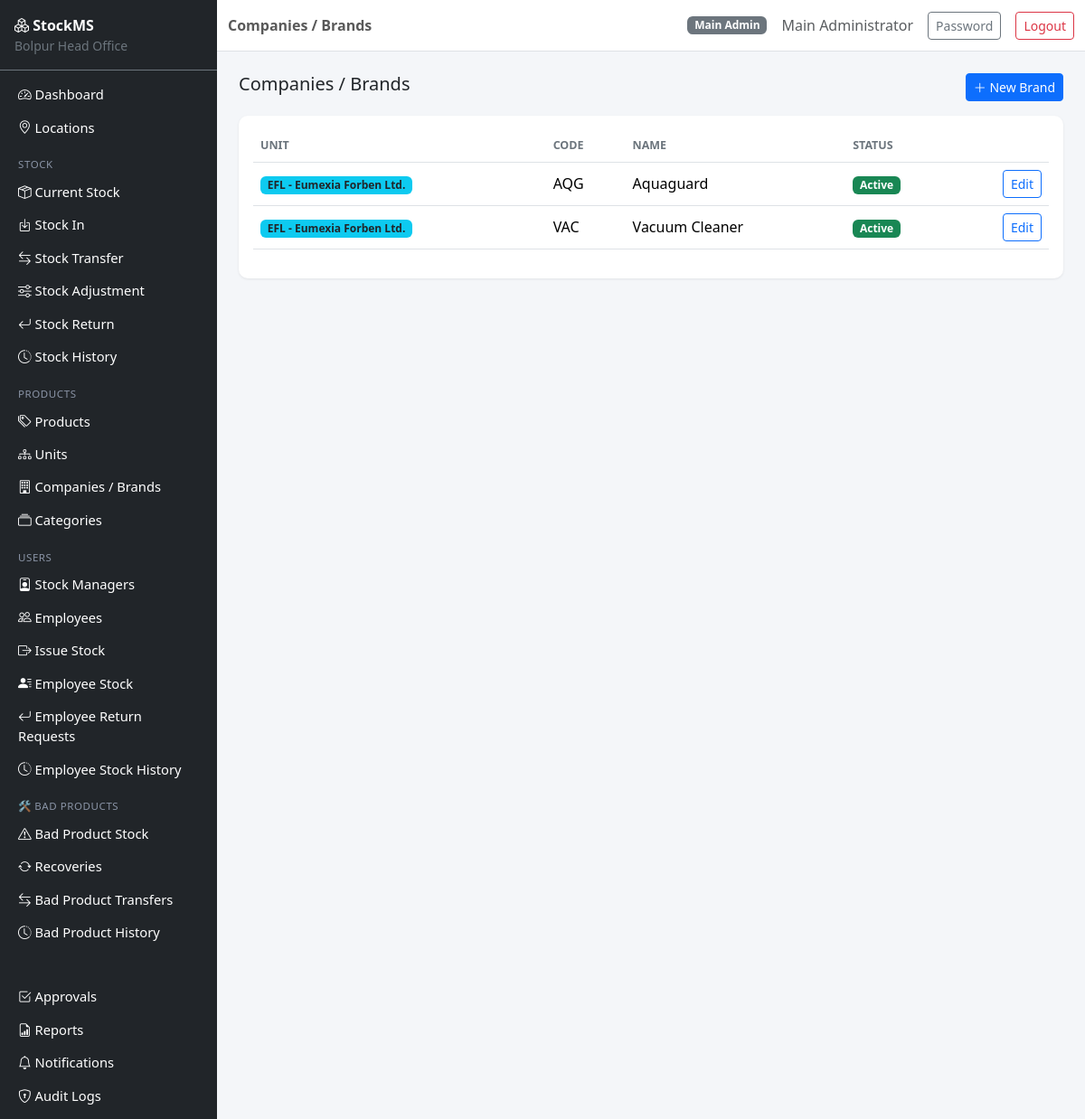
The app's page /catalog/brands (signed in) with its own data.
### app/models.py (models this page shows, shortened)
class User(UserMixin, db.Model):
    __tablename__ = "users"
    id = db.Column(db.Integer, primary_key=True)
    username = db.Column(db.String(64), unique=True, nullable=False, index=True)
    email = db.Column(db.String(120), unique=True, nullable=False, index=True)
    password_hash = db.Column(db.String(255), nullable=False)
    full_name = db.Column(db.String(120), nullable=False)
    role = db.Column(db.String(20), nullable=False, default=ROLE_EMPLOYEE)
    is_active = db.Column(db.Boolean, default=True, nullable=False)
    created_at = db.Column(db.DateTime, default=datetime.utcnow)
    updated_at = db.Column(db.DateTime, default=datetime.utcnow, onupdate=datetime.utcnow)
    last_login_at = db.Column(db.DateTime)
    manager_assignments = db.relationship(
        "StockManagerAssignment", back_populates="user", foreign_keys="StockManagerAssignment.user_id"
    )
    employee_profile = db.relationship(
        "Employee", back_populates="user", uselist=False, foreign_keys="Employee.user_id"
    )
    def is_main_admin(self):
        return self.role == ROLE_MAIN_ADMIN
    def is_employee(self):
        return self.role == ROLE_EMPLOYEE

class Brand(db.Model):
    __tablename__ = "brands"
    id = db.Column(db.Integer, primary_key=True)
    unit_id = db.Column(db.Integer, db.ForeignKey("units.id"), nullable=False)
    code = db.Column(db.String(20), nullable=False)
    name = db.Column(db.String(120), nullable=False)
    description = db.Column(db.String(255))
    is_active = db.Column(db.Boolean, default=True, nullable=False)
    created_at = db.Column(db.DateTime, default=datetime.utcnow)
    unit = db.relationship("Unit", back_populates="brands")
    categories = db.relationship("Category", back_populates="brand")
    __table_args__ = (db.UniqueConstraint("unit_id", "code", name="uq_brand_code_per_unit"),)

class Unit(db.Model):
    __tablename__ = "units"
    id = db.Column(db.Integer, primary_key=True)
    code = db.Column(db.String(20), unique=True, nullable=False)
    name = db.Column(db.String(120), nullable=False)
    description = db.Column(db.String(255))
    is_active = db.Column(db.Boolean, default=True, nullable=False)
    created_at = db.Column(db.DateTime, default=datetime.utcnow)
    brands = db.relationship("Brand", back_populates="unit")

### app/blueprints/catalog/routes.py (the view)
@bp.route("/brands")
@login_required
@admin_required
def list_brands():
    brands = Brand.query.join(Unit).order_by(Unit.name, Brand.name).all()
    return render_template("catalog/brands_list.html", brands=brands)

### app/services/permission_service.py (called while the page is built)
def roles_required(*roles):
    def decorator(fn):
        @wraps(fn)
        def wrapper(*args, **kwargs):
            if not current_user.is_authenticated:
                abort(401)
            if current_user.role not in roles:
                abort(403)
            return fn(*args, **kwargs)
        return wrapper
    return decorator

### app/templates/catalog/brands_list.html
{% extends "base.html" %}
{% block page_title %}Companies / Brands{% endblock %}
{% block content %}
<div class="d-flex justify-content-between mb-3">
    <h5 class="mb-0">Companies / Brands</h5>
    <a href="{{ url_for('catalog.new_brand') }}" class="btn btn-primary btn-sm"><i class="bi bi-plus-lg"></i> New Brand</a>
</div>
<div class="card">
    <div class="card-body">
        <table class="table table-hover align-middle">
            <thead><tr><th>Unit</th><th>Code</th><th>Name</th><th>Status</th><th></th></tr></thead>
            <tbody>
            {% for b in brands %}
                <tr>
                    <td><span class="badge bg-info text-dark">{{ b.unit.name }}</span></td>
                    <td>{{ b.code }}</td>
                    <td>{{ b.name }}</td>
                    <td>{% if b.is_active %}<span class="badge bg-success">Active</span>{% else %}<span class="badge bg-secondary">Inactive</span>{% endif %}</td>
                    <td class="text-end"><a href="{{ url_for('catalog.edit_brand', brand_id=b.id) }}" class="btn btn-sm btn-outline-primary">Edit</a></td>
                </tr>
            {% else %}
                <tr><td colspan="5" class="text-muted text-center py-4">No brands found. Add a unit first, then a brand.</td></tr>
            {% endfor %}
            </tbody>
        </table>
    </div>
</div>
{% endblock %}

### app/templates/base.html (shortened to what this page needs)
<!DOCTYPE html>
<html lang="en">
<head>
    <link href="https://cdn.jsdelivr.net/npm/bootstrap@5.3.3/dist/css/bootstrap.min.css" rel="stylesheet">
    <link href="https://cdn.jsdelivr.net/npm/bootstrap-icons@1.11.3/font/bootstrap-icons.css" rel="stylesheet">
    <link href="{{ url_for('static', filename='css/app.css') }}" rel="stylesheet">
</head>
<body>
{% if current_user.is_authenticated %}
<div class="d-flex" id="wrapper">
    <nav class="sidebar bg-dark text-white" id="sidebar">
        <div class="sidebar-brand p-3 border-bottom border-secondary">
            <i class="bi bi-boxes"></i> <strong>StockMS</strong>
            <div class="small text-secondary">Bolpur Head Office</div>
        </div>
        <ul class="nav flex-column p-2">
            <li class="nav-item"><a class="nav-link text-white" href="{{ url_for('main.dashboard') }}"><i class="bi bi-speedometer2"></i> Dashboard</a></li>
            {% if current_user.is_main_admin() %}
            <li class="nav-item"><a class="nav-link text-white" href="{{ url_for('locations.list_locations') }}"><i class="bi bi-geo-alt"></i> Locations</a></li>
            {% endif %}
            <li class="nav-item sidebar-heading">Stock</li>
            <li class="nav-item"><a class="nav-link text-white" href="{{ url_for('stock.current_stock') }}"><i class="bi bi-box-seam"></i> Current Stock</a></li>
            {% if current_user.is_main_admin() or current_user.is_stock_manager() %}
            <li class="nav-item"><a class="nav-link text-white" href="{{ url_for('stock.stock_in') }}"><i class="bi bi-box-arrow-in-down"></i> Stock In</a></li>
            {% endif %}
            <li class="nav-item"><a class="nav-link text-white" href="{{ url_for('transfers.list_transfers') }}"><i class="bi bi-arrow-left-right"></i> Stock Transfer</a></li>
            <li class="nav-item"><a class="nav-link text-white" href="{{ url_for('adjustments.list_adjustments') }}"><i class="bi bi-sliders"></i> Stock Adjustment</a></li>
            <li class="nav-item"><a class="nav-link text-white" href="{{ url_for('returns.list_returns') }}"><i class="bi bi-arrow-return-left"></i> Stock Return</a></li>
            <li class="nav-item"><a class="nav-link text-white" href="{{ url_for('stock.stock_history') }}"><i class="bi bi-clock-history"></i> Stock History</a></li>
            <li class="nav-item sidebar-heading">Products</li>
            <li class="nav-item"><a class="nav-link text-white" href="{{ url_for('catalog.list_products') }}"><i class="bi bi-tags"></i> Products</a></li>
            {% if current_user.is_main_admin() %}
            <li class="nav-item"><a class="nav-link text-white" href="{{ url_for('catalog.list_units') }}"><i class="bi bi-diagram-3"></i> Units</a></li>
            <li class="nav-item"><a class="nav-link text-white" href="{{ url_for('catalog.list_brands') }}"><i class="bi bi-building"></i> Companies / Brands</a></li>
            <li class="nav-item"><a class="nav-link text-white" href="{{ url_for('catalog.list_categories') }}"><i class="bi bi-collection"></i> Categories</a></li>
            {% endif %}
            {% if current_user.is_main_admin() or current_user.is_stock_manager() %}
            <li class="nav-item sidebar-heading">Users</li>
            {% if current_user.is_main_admin() %}
            <li class="nav-item"><a class="nav-link text-white" href="{{ url_for('users.list_stock_managers') }}"><i class="bi bi-person-badge"></i> Stock Managers</a></li>
            {% endif %}
            <li class="nav-item"><a class="nav-link text-white" href="{{ url_for('users.list_employees') }}"><i class="bi bi-people"></i> Employees</a></li>
            <li class="nav-item"><a class="nav-link text-white" href="{{ url_for('employee_stock.issue_stock') }}"><i class="bi bi-box-arrow-right"></i> Issue Stock</a></li>
            <li class="nav-item"><a class="nav-link text-white" href="{{ url_for('employee_stock.employee_stock_overview') }}"><i class="bi bi-person-lines-fill"></i> Employee Stock</a></li>
            <li class="nav-item"><a class="nav-link text-white" href="{{ url_for('employee_stock.list_returns') }}"><i class="bi bi-arrow-return-left"></i> Employee Return Requests</a></li>
            <li class="nav-item"><a class="nav-link text-white" href="{{ url_for('employee_stock.history') }}"><i class="bi bi-clock-history"></i> Employee Stock History</a></li>
            {% endif %}
            <li class="nav-item sidebar-heading">🛠 Bad Products</li>
            <li class="nav-item"><a class="nav-link text-white" href="{{ url_for('bad_products.stock') }}"><i class="bi bi-exclamation-triangle"></i> Bad Product Stock</a></li>
            <li class="nav-item"><a class="nav-link text-white" href="{{ url_for('bad_products.list_recoveries') }}"><i class="bi bi-arrow-repeat"></i> Recoveries</a></li>
            <li class="nav-item"><a class="nav-link text-white" href="{{ url_for('bad_products.list_transfers') }}"><i class="bi bi-arrow-left-right"></i> Bad Product Transfers</a></li>
            <li class="nav-item"><a class="nav-link text-white" href="{{ url_for('bad_products.history') }}"><i class="bi bi-clock-history"></i> Bad Product History</a></li>
            <li class="nav-item sidebar-heading">&nbsp;</li>
            <li class="nav-item"><a class="nav-link text-white" href="{{ url_for('approvals.pending') }}"><i class="bi bi-check2-square"></i> Approvals</a></li>
            <li class="nav-item"><a class="nav-link text-white" href="{{ url_for('reports.index') }}"><i class="bi bi-file-earmark-bar-graph"></i> Reports</a></li>
            <li class="nav-item"><a class="nav-link text-white" href="{{ url_for('notifications.list_notifications') }}"><i class="bi bi-bell"></i> Notifications
            </a></li>
            {% if current_user.is_main_admin() %}
            <li class="nav-item"><a class="nav-link text-white" href="{{ url_for('audit.list_audit_logs') }}"><i class="bi bi-shield-lock"></i> Audit Logs</a></li>
            {% endif %}
        </ul>
    </nav>
    <div class="flex-grow-1">
        <nav class="navbar navbar-expand-lg navbar-light bg-white border-bottom sticky-top">
            <div class="container-fluid">
                <span class="navbar-text fw-semibold">{% block page_title %}{% endblock %}</span>
                <div class="ms-auto d-flex align-items-center gap-3">
                    <span class="badge bg-secondary">{{ current_user.role.replace('_',' ')|title }}</span>
                    <span class="text-muted">{{ current_user.full_name }}</span>
                    <a href="{{ url_for('auth.change_password') }}" class="btn btn-sm btn-outline-secondary">Password</a>
                    <a href="{{ url_for('auth.logout') }}" class="btn btn-sm btn-outline-danger">Logout</a>
                </div>
            </div>
        </nav>
        <main class="container-fluid p-4">
            {% block content %}{% endblock %}
        </main>
    </div>
</div>
{% endif %}
</body>
</html>

### app/static/css/app.css (style rules this page uses)
body { background-color: #f4f6f9; }
.sidebar { width: 240px; min-height: 100vh; }
.sidebar .nav-link { padding: 0.45rem 0.75rem; border-radius: 6px; font-size: 0.92rem; }
.sidebar-heading { color: #8a94a6; text-transform: uppercase; font-size: 0.72rem; letter-spacing: .05em; padding: 0.9rem 0.75rem 0.2rem; }
.card { border: none; box-shadow: 0 1px 3px rgba(0,0,0,0.08); border-radius: 10px; }
.table thead th { font-size: 0.78rem; text-transform: uppercase; color: #6c757d; border-top: none; }

### records on screen
User: role.replace "Main Admin", full_name "Main Administrator"
Brand: unit.name "EFL - Eumexia Forben Ltd.", code "AQG", name "Aquaguard", is_active "Active"
Brand: unit.name "EFL - Eumexia Forben Ltd.", code "VAC", name "Vacuum Cleaner", is_active "Active"
